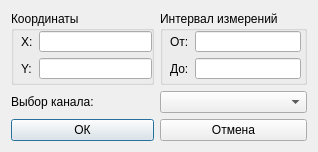
<?xml version="1.0" encoding="UTF-8"?>
<ui version="4.0">
 <class>DlgSKOGraph</class>
 <widget class="QDialog" name="DlgSKOGraph">
  <property name="geometry">
   <rect>
    <x>0</x>
    <y>0</y>
    <width>318</width>
    <height>152</height>
   </rect>
  </property>
  <property name="minimumSize">
   <size>
    <width>318</width>
    <height>126</height>
   </size>
  </property>
  <property name="maximumSize">
   <size>
    <width>5000</width>
    <height>5000</height>
   </size>
  </property>
  <property name="windowTitle">
   <string>Dialog</string>
  </property>
  <layout class="QGridLayout" name="gridLayout_2">
   <item row="1" column="0">
    <layout class="QGridLayout" name="gridLayout">
     <property name="sizeConstraint">
      <enum>QLayout::SetMinAndMaxSize</enum>
     </property>
     <item row="0" column="0">
      <widget class="QGroupBox" name="groupBox">
       <property name="title">
        <string>Координаты</string>
       </property>
       <widget class="QWidget" name="layoutWidget">
        <property name="geometry">
         <rect>
          <x>10</x>
          <y>20</y>
          <width>131</width>
          <height>48</height>
         </rect>
        </property>
        <layout class="QFormLayout" name="formLayout_2">
         <item row="0" column="0">
          <widget class="QLabel" name="label">
           <property name="text">
            <string>X:</string>
           </property>
          </widget>
         </item>
         <item row="0" column="1">
          <widget class="QLineEdit" name="EditX"/>
         </item>
         <item row="1" column="0">
          <widget class="QLabel" name="label_2">
           <property name="text">
            <string>Y:</string>
           </property>
          </widget>
         </item>
         <item row="1" column="1">
          <widget class="QLineEdit" name="EditY"/>
         </item>
        </layout>
       </widget>
      </widget>
     </item>
     <item row="0" column="1">
      <widget class="QGroupBox" name="groupBox_2">
       <property name="title">
        <string>Интервал измерений</string>
       </property>
       <widget class="QWidget" name="layoutWidget">
        <property name="geometry">
         <rect>
          <x>10</x>
          <y>20</y>
          <width>131</width>
          <height>48</height>
         </rect>
        </property>
        <layout class="QFormLayout" name="formLayout">
         <item row="0" column="0">
          <widget class="QLabel" name="label_4">
           <property name="text">
            <string>От:</string>
           </property>
          </widget>
         </item>
         <item row="0" column="1">
          <widget class="QLineEdit" name="EditFrom"/>
         </item>
         <item row="1" column="0">
          <widget class="QLabel" name="label_5">
           <property name="text">
            <string>До:</string>
           </property>
          </widget>
         </item>
         <item row="1" column="1">
          <widget class="QLineEdit" name="EditTo"/>
         </item>
        </layout>
       </widget>
      </widget>
     </item>
     <item row="2" column="0">
      <widget class="QPushButton" name="ButtonOK">
       <property name="text">
        <string>ОК</string>
       </property>
      </widget>
     </item>
     <item row="2" column="1">
      <widget class="QPushButton" name="ButtonExet">
       <property name="text">
        <string>Отмена</string>
       </property>
      </widget>
     </item>
     <item row="1" column="0">
      <widget class="QLabel" name="label_3">
       <property name="text">
        <string>Выбор канала:</string>
       </property>
      </widget>
     </item>
     <item row="1" column="1">
      <widget class="QComboBox" name="ComboCh"/>
     </item>
    </layout>
   </item>
  </layout>
 </widget>
 <resources/>
 <connections>
  <connection>
   <sender>ButtonExet</sender>
   <signal>clicked()</signal>
   <receiver>DlgSKOGraph</receiver>
   <slot>reject()</slot>
   <hints>
    <hint type="sourcelabel">
     <x>238</x>
     <y>132</y>
    </hint>
    <hint type="destinationlabel">
     <x>314</x>
     <y>63</y>
    </hint>
   </hints>
  </connection>
 </connections>
</ui>
